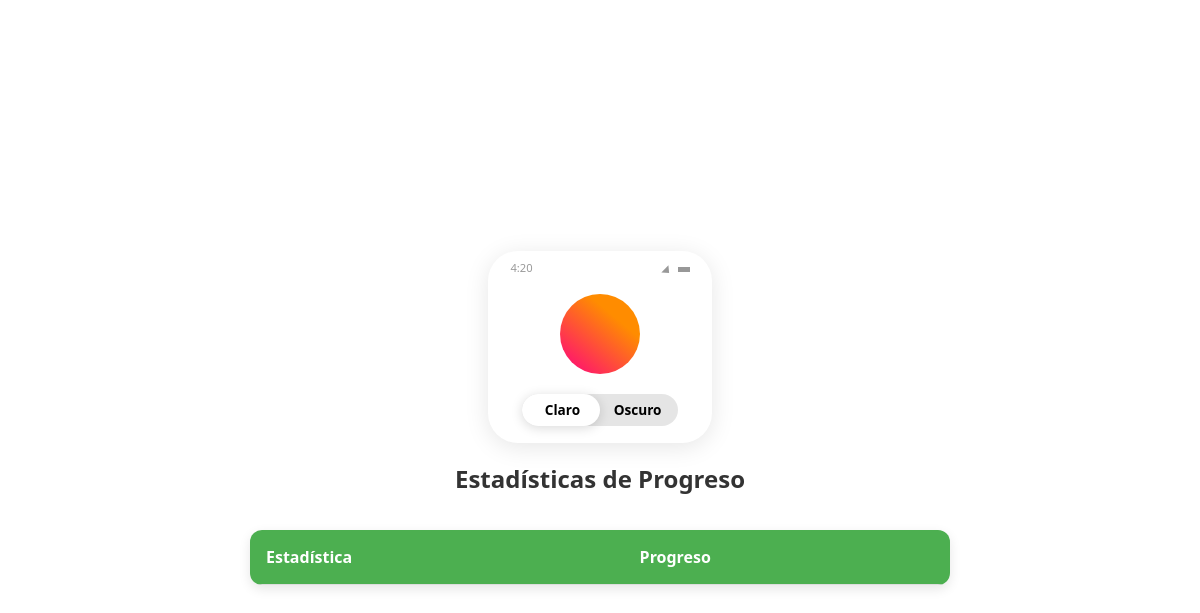
The app's page /miapp/progress/, older data.
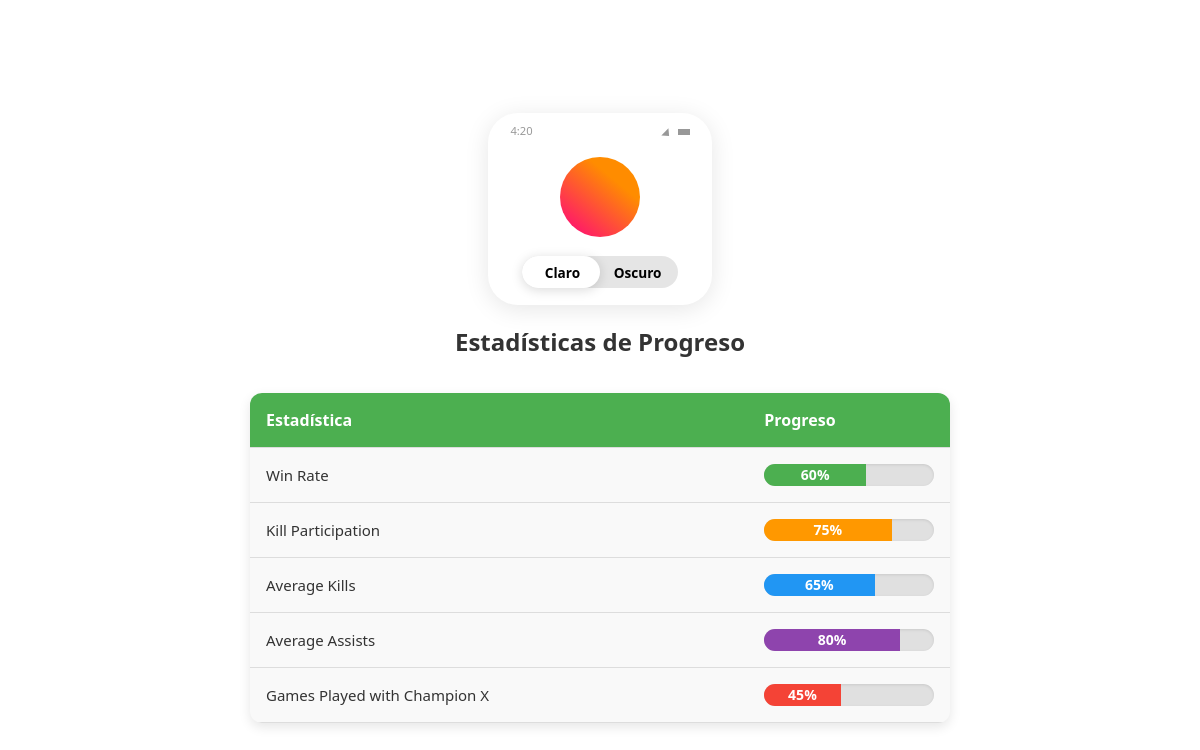
The same page, newer data.
### miapp/models.py (models this page shows, shortened)
class Stat(models.Model):
    name = models.CharField(max_length=150)
    value = models.PositiveIntegerField()  # El porcentaje, entre 0 y 100
    color = models.CharField(max_length=7)  # Código de color hex (#FFFFFF)

### miapp/views.py (the view)
# urls.py: path('progress/', my_view, name='progress'),
def my_view(request):
    stats = Stat.objects.all()
    return render(request, 'miapp/mi_plantilla.html', {'stats': stats})

### miapp/templates/miapp/mi_plantilla.html (shortened to what this page needs)
<!DOCTYPE html>
<html lang="es">
<head>
</head>
<body>
    <div class="app">
        <div class="body">
            <div class="phone">
                <div class="menu">
                    <div class="time">4:20</div>
                    <div class="icons">
                        <div class="network"></div>
                        <div class="battery"></div>
                    </div>
                </div>
                <div class="content">
                    <div class="circle">
                    </div>
                    <label for="switch">
                        <div class="toggle"></div>
                        <div class="names">
                            <p class="claro">Claro</p>
                            <p class="oscuro">Oscuro</p>
                        </div>
                    </label>
                </div>
            </div>
        </div>
    </div>
    <h2>Estadísticas de Progreso</h2>
    <table>
        <thead>
            <tr>
                <th>Estadística</th>
                <th>Progreso</th>
            </tr>
        </thead>
        <tbody>
            {% for stat in stats %}
            <tr>
                <td>{{ stat.name }}</td>
                <td>
                    <div class="progress-bar">
                        <div class="progress-bar-fill" style="width: 0; background-color: {{ stat.color }};">
                            {{ stat.value }}%
                        </div>
                    </div>
                </td>
            </tr>
            {% endfor %}
        </tbody>
    </table>
</body>
</html>

### miapp/templates/miapp/mi_plantilla.html (style rules this page uses)
body { font-family: 'Segoe UI', Tahoma, Geneva, Verdana, sans-serif; background-color: var(--background-color); color: var(--text-color); transition: background-color 0.5s, color 0.5s; display: flex; justify-content: center; align-items: center; flex-direction: column; padding: 20px; min-height: 100vh; }
:root { --background-color: #ffffff; --text-color: #333333; --table-background: #f9f9f9; --table-border: #dddddd; --table-header-background: #4CAF50; --table-header-text: #ffffff; --button-background: #4CAF50; --button-text: #ffffff; --box-shadow: rgba(0, 0, 0, 0.1) 0px 4px 12px; }
h2 { margin-bottom: 15px; font-weight: 600; color: var(--text-color); font-size: 24px; }
table { width: 100%; max-width: 700px; border-collapse: collapse; margin: 20px 0; background-color: var(--table-background); border-radius: 12px; overflow: hidden; box-shadow: var(--box-shadow); }
th, td { padding: 16px; border-bottom: 1px solid var(--table-border); text-align: left; font-size: 16px; }
th { background-color: var(--table-header-background); color: var(--table-header-text); font-weight: 600; }
td { font-size: 15px; color: var(--text-color); }
.progress-bar { width: 100%; background-color: #e0e0e0; border-radius: 20px; overflow: hidden; box-shadow: inset 0 1px 3px rgba(0, 0, 0, 0.1); }
.progress-bar-fill { height: 22px; width: 0; background-color: #4caf50; text-align: center; line-height: 22px; color: white; transition: width 1.5s ease-in-out; font-weight: 600; font-size: 14px; }
.phone { position: relative; z-index: 2; width: 14rem; height: 12rem; background-color: inherit; box-shadow: 0 4px 25px rgba(0,0,0,.1); border-radius: 30px; display: flex; flex-direction: column; }
.menu { font-size: 70%; opacity: .4; padding: .6rem 1.4rem; display: flex; justify-content: space-between; align-items: center; }
.icons { display: flex; margin-top: .4rem; }
.battery { width: .7rem; height: .35rem; background-color: black; }
.network { width: 0; height: 0; border-style: solid; border-width: 0 5.6px 6px 5.6px; border-color: transparent transparent black transparent; transform: rotate(135deg); margin: .1rem .4rem; }
.content { display: flex; flex-direction: column; margin: auto; text-align: center; width: 70%; transform: translateY(5%); }
.circle { position: relative; border-radius: 100%; width: 5rem; height: 5rem; background: linear-gradient(40deg, #FF0080,#FF8C00 70%); margin: auto; }
label, .toggle { height: 2rem; border-radius: 100px; display: flex; align-items: center; justify-content: space-between; position: relative; }
label { width: 100%; background-color: rgba(0,0,0,.1); border-radius: 100px; margin: 1.2rem 0 3rem 0; cursor: pointer; display: flex; align-items: center; padding: 0; }
.toggle { position: absolute; height: 100%; width: 50%; background-color: #fff; box-shadow: 0 2px 12px rgba(0,0,0,.15); transition: transform .3s cubic-bezier(0.25, 0.46, 0.45, 0.94); border-radius: 100px; }
.names { font-size: 85%; font-weight: bolder; color: black; width: 100%; display: flex; justify-content: space-between; position: relative; z-index: 1; padding: 0 0.2rem; user-select: none; }
.claro, .oscuro { flex: 1; text-align: center; }
.time { color: black; }

Row changes from the older to the newer data that the page shows:
added Stat: name "Win Rate", value "60"
added Stat: name "Kill Participation", value "75"
added Stat: name "Average Kills", value "65"
added Stat: name "Average Assists", value "80"
added Stat: name "Games Played with Champion X", value "45"
